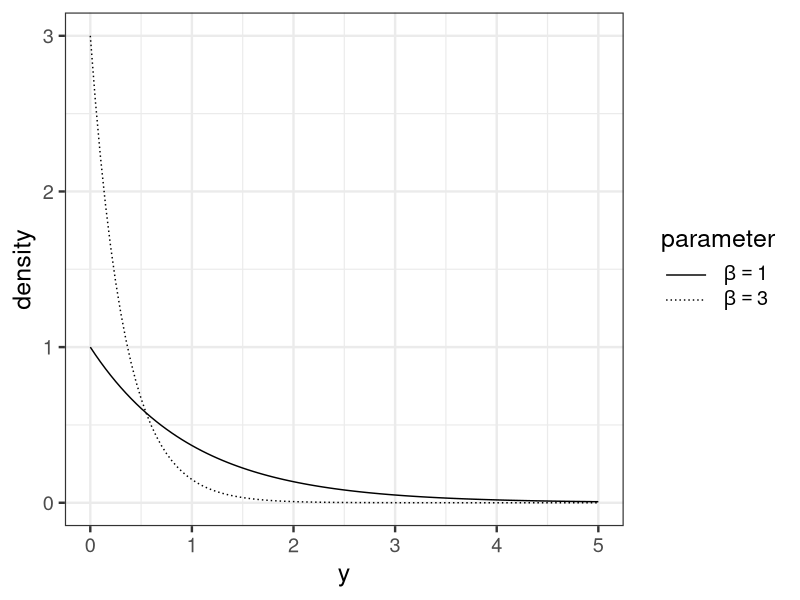

This chart was generated by the following R code:
library(ggplot2)

d_para <- data.frame(b=c(1, 3), gr=letters[1:2])
my_labs <- parse(text=sprintf('beta=="%.0f"', d_para$b))

p <- ggplot(data.frame(X=c(0, 5)), aes(x=X)) +
  theme_bw(base_size=18) +
  theme(legend.key.width=grid::unit(2.5,'line')) +
  mapply(
    function(b, co) stat_function(fun=dexp, args=list(rate=b), aes_q(linetype=co)),
    d_para$b, d_para$gr
  ) +
  scale_linetype_manual('parameter', values=c('solid', '12'), labels=my_labs) +
  labs(x='y', y='density')
ggsave(file='output/fig6-7.png', plot=p, dpi=300, w=5, h=3)
